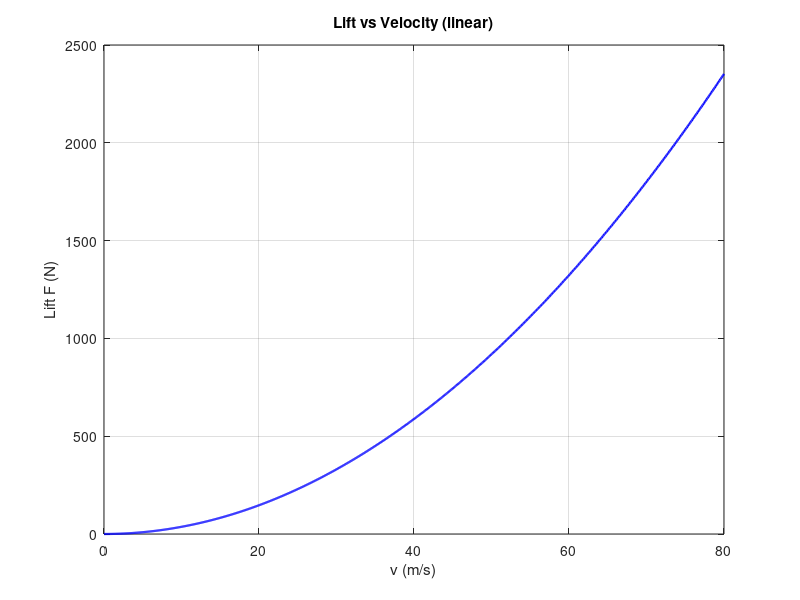

Source code (MATLAB):
clearvars; close all;

% Parameters (edit as needed)
c = 1.2;           % lift coefficient (Cl), typical 0.5-1.5 depending on airfoil/angle
rho = 1.225;       % air density (kg/m^3) at sea level
A = 0.5;           % reference area (m^2)
vmin = 0;          % start velocity (m/s)
vmax = 80;         % max velocity (m/s)
nv = 1000;

% Velocity vector (avoid exactly zero for log plot)
v = linspace(max(1e-6,vmin), vmax, nv);

% Lift force
F = 0.5 .* c .* rho .* A .* v.^2;

% Linear plot
figure;
plot(v, F, 'b-', 'LineWidth',1.6);
xlabel('v (m/s)'); ylabel('Lift F (N)');
title('Lift vs Velocity (linear)');
grid on;
